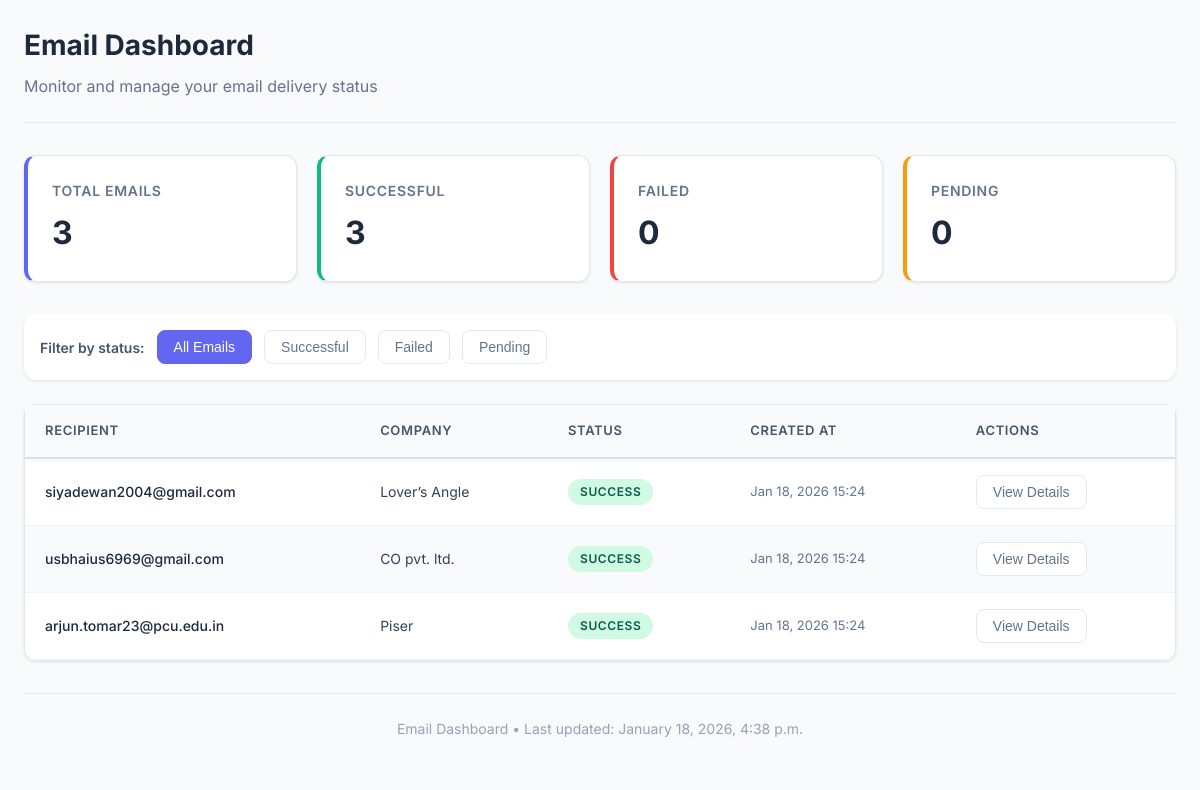
/dashboard/, run on the app's committed database.
### mailer/models.py (models this page shows, shortened)
class EmailLog (models.Model):
    email = models.EmailField()
    name = models.CharField(max_length=255)
    company = models.CharField(max_length=255)
    email_body = models.TextField(null=True, blank=True)
    status = models.CharField(
        max_length=20,
        choices=[
            ("PENDING", 'pending'),
            ("SUCCESS", 'success'),
            ("FAILED", 'Failed'),
        ],
        default='PENDING'
    )
    task_id = models.CharField(max_length=255, blank=True, null=True)
    created_at = models.DateTimeField(auto_now_add=True)
    sent_at = models.DateTimeField(blank=True, null=True)
    class Meta:
        unique_together = ("email", "company")

### mailer/views.py (the view)
# urls.py: path("dashboard/", dashboard, name="dashboard"),
def dashboard(request):
    emails = EmailLog.objects.all()
    total_emails = emails.count()
    success_count = emails.filter(status='SUCCESS').count()
    failed_count = emails.filter(status='FAILED').count()
    pending_count = emails.filter(status='PENDING').count()
    sliced_list = emails.order_by("-created_at")[:200]
    return render(request, "dashboard.html", {
        "emails": sliced_list,
        "total_emails": total_emails,
        "success_count": success_count,
        "failed_count": failed_count,
        "pending_count": pending_count,
    })

### templates/dashboard.html (shortened to what this page needs)
{% load static %}
<!DOCTYPE html>
<html lang="en">
<head>
    <link rel="stylesheet" href="{% static 'css/style.css' %}">
</head>
<body>
    <div class="dashboard-container">
        <header class="dashboard-header">
            <h1>Email Dashboard</h1>
            <p class="dashboard-subtitle">Monitor and manage your email delivery status</p>
        </header>
        <div class="status-summary">
            <div class="status-card total">
                <h3>Total Emails</h3>
                <div class="count">{{ total_emails }}</div>
            </div>
            <div class="status-card success">
                <h3>Successful</h3>
                <div class="count">{{ success_count }}</div>
            </div>
            <div class="status-card failed">
                <h3>Failed</h3>
                <div class="count">{{ failed_count }}</div>
            </div>
            <div class="status-card pending">
                <h3>Pending</h3>
                <div class="count">{{ pending_count }}</div>
            </div>
        </div>
        <div class="filter-controls">
            <span class="filter-label">Filter by status:</span>
            <button class="filter-btn active" data-filter="all">All Emails</button>
            <button class="filter-btn" data-filter="SUCCESS">Successful</button>
            <button class="filter-btn" data-filter="FAILED">Failed</button>
            <button class="filter-btn" data-filter="PENDING">Pending</button>
        </div>
        <div class="table-container">
            <table class="email-table">
                <thead>
                    <tr>
                        <th>Recipient</th>
                        <th>Company</th>
                        <th>Status</th>
                        <th>Created At</th>
                        <th>Actions</th>
                    </tr>
                </thead>
                <tbody id="email-table-body">
                    {% for email in emails %}
                    <tr class="email-row" id="row-{{ email.id }}" data-status="{{ email.status }}">
                        <td>
                            <div class="recipient">{{ email.email }}</div>
                        </td>
                        <td>
                            <div class="company">{{ email.company }}</div>
                        </td>
                        <td>
                            {% if email.status == 'SUCCESS' %}
                                <span class="status-badge status-success">{{ email.status }}</span>
                            {% elif email.status == 'FAILED' %}
                                <span class="status-badge status-failed">{{ email.status }}</span>
                            {% elif email.status == 'PENDING' %}
                                <span class="status-badge status-pending">{{ email.status }}</span>
                            {% else %}
                                <span class="status-badge">{{ email.status }}</span>
                            {% endif %}
                        </td>
                        <td>
                            <div class="timestamp">{{ email.created_at|date:"M d, Y H:i" }}</div>
                        </td>
                        <td style="position: relative;">
                            <button class="filter-btn view-details-btn" data-id="{{ email.id }}">
                                View Details
                            </button>
                        </td>
                    </tr>
                    {% endfor %}
                </tbody>
            </table>
        </div>
        <footer class="dashboard-footer">
            <p>Email Dashboard • Last updated: {% now "F j, Y, g:i a" %}</p>
        </footer>
    </div>
</body>
</html>

### static/css/style.css (style rules this page uses)
* { margin: 0; padding: 0; box-sizing: border-box; }
body { font-family: 'Inter', -apple-system, BlinkMacSystemFont, 'Segoe UI', Roboto, sans-serif; background-color: #f8fafc; color: #334155; line-height: 1.5; padding: 24px; min-height: 100vh; }
.dashboard-container { max-width: 1400px; margin: 0 auto; }
.dashboard-header { margin-bottom: 32px; padding-bottom: 24px; border-bottom: 1px solid #e2e8f0; }
.dashboard-header h1 { font-size: 28px; font-weight: 700; color: #1e293b; margin-bottom: 8px; }
.dashboard-subtitle { color: #64748b; font-size: 16px; font-weight: 400; }
.status-summary { display: grid; grid-template-columns: repeat(auto-fit, minmax(200px, 1fr)); gap: 20px; margin-bottom: 32px; }
.status-card { background: white; border-radius: 12px; padding: 24px; box-shadow: 0 1px 3px rgba(0, 0, 0, 0.1); transition: all 0.2s ease; border: 1px solid #e2e8f0; }
.status-card.success { border-left: 4px solid #10b981; }
.status-card.failed { border-left: 4px solid #ef4444; }
.status-card.pending { border-left: 4px solid #f59e0b; }
.status-card.total { border-left: 4px solid #6366f1; }
.status-card h3 { font-size: 14px; font-weight: 600; color: #64748b; text-transform: uppercase; letter-spacing: 0.05em; margin-bottom: 8px; }
.status-card .count { font-size: 32px; font-weight: 700; color: #1e293b; }
.filter-controls { display: flex; gap: 12px; margin-bottom: 24px; flex-wrap: wrap; align-items: center; padding: 16px; background: white; border-radius: 12px; box-shadow: 0 1px 3px rgba(0, 0, 0, 0.1); }
.filter-label { font-weight: 600; color: #475569; font-size: 14px; }
.filter-btn { padding: 8px 16px; border-radius: 8px; border: 1px solid #e2e8f0; background: white; color: #64748b; font-weight: 500; font-size: 14px; cursor: pointer; transition: all 0.2s ease; }
.filter-btn.active { background: #6366f1; color: white; border-color: #6366f1; }
.table-container { background: white; border-radius: 12px; overflow: visible; box-shadow: 0 1px 3px rgba(0, 0, 0, 0.1); margin-bottom: 32px; border: 1px solid #e2e8f0; }
.email-table { width: 100%; border-collapse: collapse; font-size: 14px; }
.email-table thead { background: #f8fafc; position: sticky; top: 0; z-index: 10; box-shadow: 0 2px 4px rgba(0, 0, 0, 0.05); }
.email-table th { padding: 16px 20px; text-align: left; font-weight: 600; color: #475569; font-size: 13px; text-transform: uppercase; letter-spacing: 0.05em; border-bottom: 2px solid #e2e8f0; white-space: nowrap; }
.email-table tbody tr { border-bottom: 1px solid #f1f5f9; transition: all 0.15s ease; }
.email-table tbody tr:nth-child(even) { background-color: #f8fafc; }
.email-table td { padding: 16px 20px; color: #334155; vertical-align: middle; }
.status-badge { display: inline-block; padding: 4px 12px; border-radius: 20px; font-size: 12px; font-weight: 600; text-transform: uppercase; letter-spacing: 0.05em; }
.status-success { background-color: #d1fae5; color: #065f46; }
.timestamp { color: #64748b; font-size: 13px; white-space: nowrap; }
.recipient { font-weight: 500; color: #1e293b; max-width: 200px; overflow: hidden; text-overflow: ellipsis; white-space: nowrap; }
.company { color: #334155; max-width: 300px; overflow: hidden; text-overflow: ellipsis; white-space: nowrap; }
.dashboard-footer { text-align: center; padding: 24px; color: #94a3b8; font-size: 14px; border-top: 1px solid #e2e8f0; margin-top: 32px; }

### data on the page
EmailLog: email "siyadewan2004@gmail.com", company "Lover’s Angle", status "SUCCESS", created_at "Jan 18, 2026 15:24"
EmailLog: email "usbhaius6969@gmail.com", company "CO pvt. ltd.", status "SUCCESS", created_at "Jan 18, 2026 15:24"
EmailLog: email "arjun.tomar23@pcu.edu.in", company "Piser", status "SUCCESS", created_at "Jan 18, 2026 15:24"

### other printed values
{{ total_emails }} "3"
{{ success_count }} "3"
{{ failed_count }} "0"
{{ pending_count }} "0"
